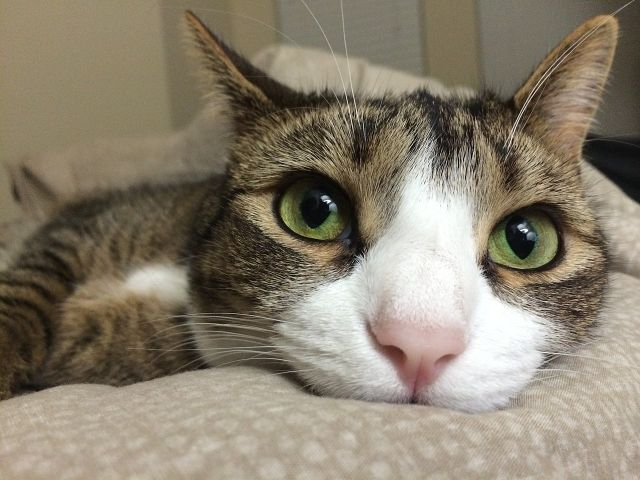
#> input picture cat.jpg, 640 x 480 px
$ python main.py
#> lines starting #> are read from the running program, lines starting #| are printed output that depends on the picture
import numpy as np
import matplotlib.pyplot as plt

#loading image and converting to numpy array
img = plt.imread('cat.jpg')
#> img is the input picture: shape (480, 640, 3); mean R, G, B 137.1, 127.6, 110.4
np_img = np.array(img)

#splitting image first time
splitted_img1 = np.array_split(np_img, 41, axis=1)
#> splitted_img1 = 41 items

#creating first image of splitted pieces
img1 = splitted_img1[0]
for i in range(1, len(splitted_img1), 2):
    img1 = np.concatenate((img1, splitted_img1[i]), axis=1)
#> this loop made 20 passes
#> i on passes 2 to 13: 3, 5, 7, 9, 11, 13, 15, 17, 19, 21, 23, 25
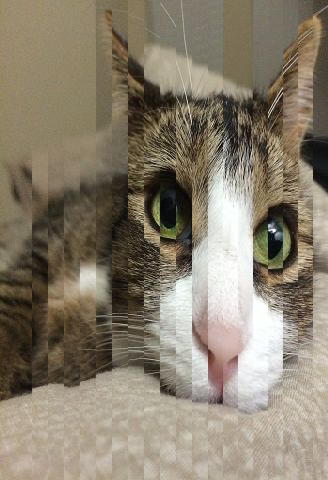
#> img1: shape (480, 328, 3); mean of channels 0, 1, 2 136.7, 127, 109.7; drawn as R, G, B
# plt.imshow(img1)

#creating second image of splitted pieces
img2 = splitted_img1[0]
for i in range(0, len(splitted_img1), 2):
    img2 = np.concatenate((img2, splitted_img1[i]), axis=1)
#> this loop made 21 passes
#> i on passes 3 to 14: 4, 6, 8, 10, 12, 14, 16, 18, 20, 22, 24, 26
#> pass 3, `img2 = np.concatenate((img2, splitted_img1[i]), axis=1)`:
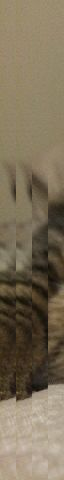
#> img2: shape (480, 64, 3); mean of channels 0, 1, 2 124.2, 111.2, 88.9; drawn as R, G, B
#> after the loop:
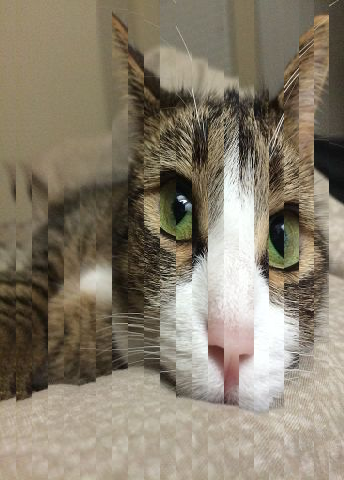
#> img2: shape (480, 344, 3); mean of channels 0, 1, 2 136.4, 126.6, 109.1; drawn as R, G, B
# plt.imshow(img2)

#merging two images
two_img_merged = np.concatenate((img1, img2), axis=1)
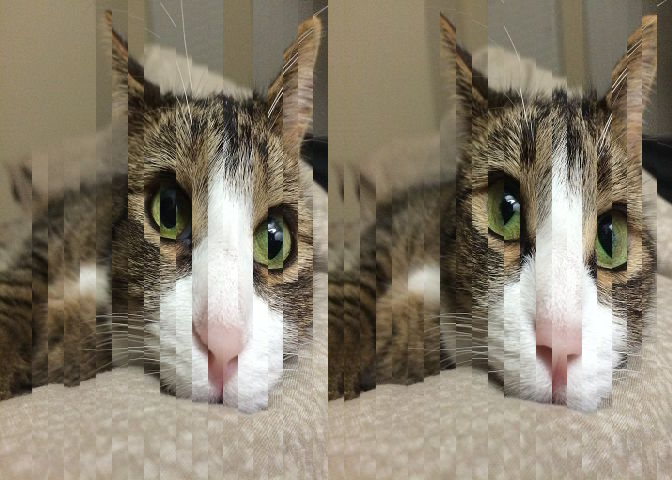
#> two_img_merged: shape (480, 672, 3); mean of channels 0, 1, 2 136.6, 126.8, 109.4; drawn as R, G, B

#splitting merged image time
splitted_img2 = np.array_split(two_img_merged, 42, axis=0)
#> splitted_img2 = 42 items

#creating third image of splitted pieces
img3 = splitted_img2[0]
for i in range(1, len(splitted_img2), 2):
    img3 = np.concatenate((img3, splitted_img2[i]), axis=0)
#> this loop made 21 passes
#> pass 1, `img3 = np.concatenate((img3, splitted_img2[i]), axis=0)`:
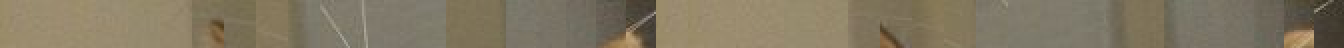
#> img3: shape (24, 672, 3) (shown 2 times larger); mean of channels 0, 1, 2 129.9, 119.9, 98; drawn as R, G, B
#> after the loop:
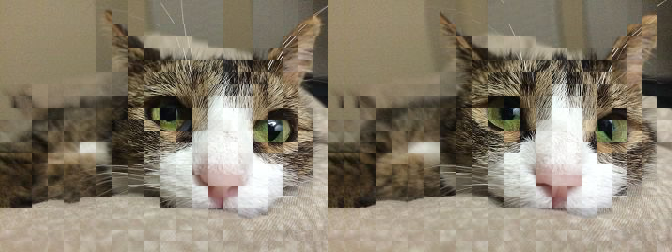
#> img3: shape (252, 672, 3); mean of channels 0, 1, 2 137, 127.3, 109.6; drawn as R, G, B
# plt.imshow(img3)

#creating fourth image of splitted pieces
img4 = splitted_img2[0]
for i in range(1, len(splitted_img2), 2):
    img4 = np.concatenate((img4, splitted_img2[i]), axis=0)
# plt.imshow(img4)

#merging images for final view
four_img_merged = np.concatenate((img3, img4), axis=1)
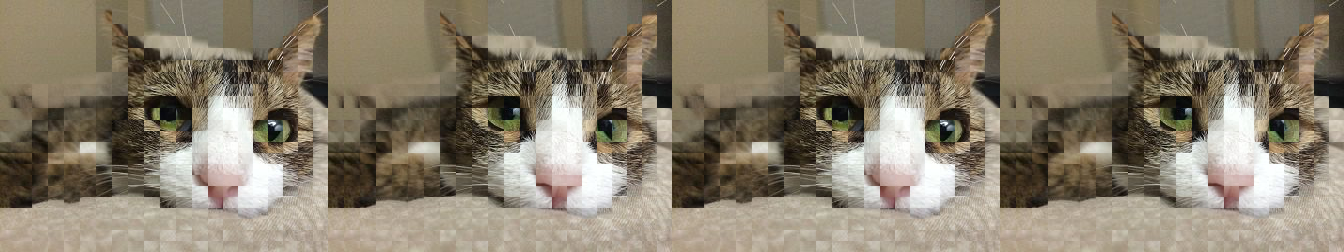
#> four_img_merged: shape (252, 1344, 3); mean of channels 0, 1, 2 137, 127.3, 109.6; drawn as R, G, B

plt.imshow(four_img_merged)
